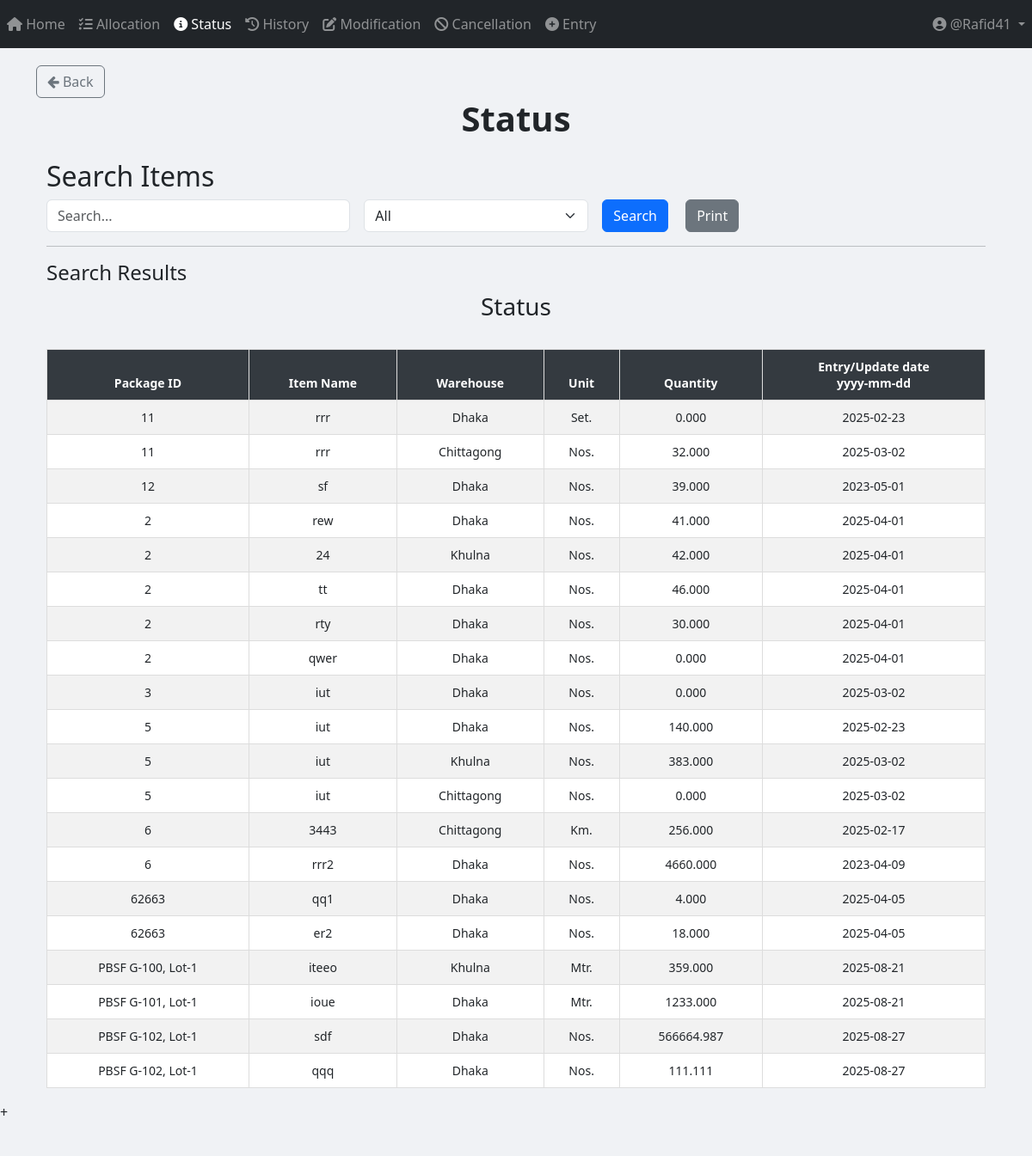
/status/ (signed in, upper part), run on an earlier commit of the app's database.
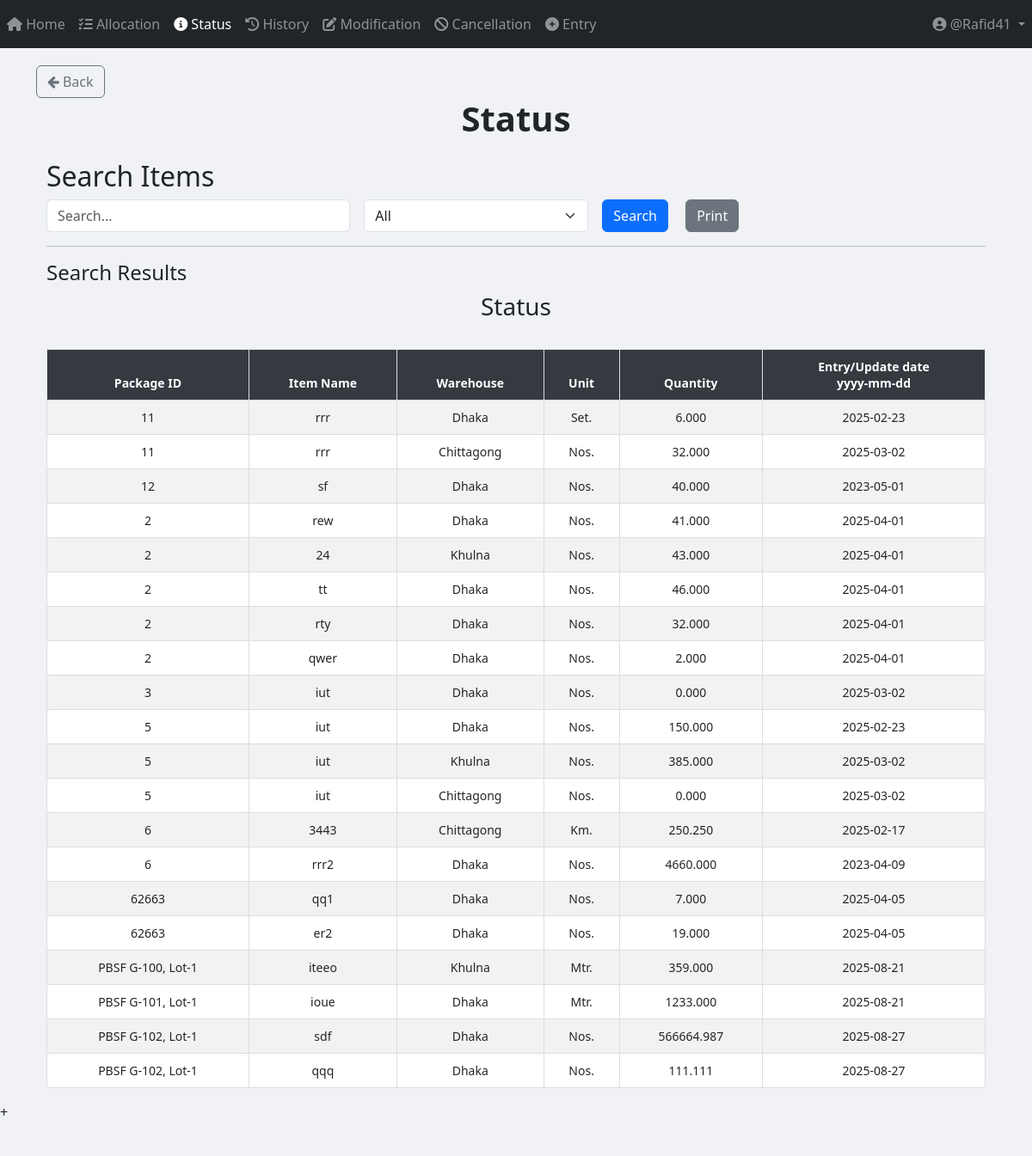
And on a later commit of the database.
### App_Entry/models.py (models this page shows, shortened)
class Item(models.Model):
    WAREHOUSE_CHOICES = [
        ("Dhaka", "Dhaka"),
        ("Khulna", "Khulna"),
        ("Chittagong", "Chittagong"),
    ]
    UNIT_CHOICES = [
        ("Nos.", "Nos."),
        ("Mtr.", "Mtr."),
        ("Km.", "Km."),
        ("Set.", "Set."),
        ("Pair.", "Pair."),
    ]
    name = models.CharField(max_length=255)
    description = models.TextField(blank=True, null=True)
    warehouse = models.CharField(
        max_length=50, choices=WAREHOUSE_CHOICES, default="Dhaka"
    )
    unit_of_item = models.CharField(
        max_length=10, choices=UNIT_CHOICES, default="Nos."
    )  # Updated field
    unit_price = models.DecimalField(max_digits=15, decimal_places=2, default=0.00)
    quantity_of_item = models.DecimalField(
        max_digits=20,
        decimal_places=3,
        default=0.00
    )
    package = models.ForeignKey(
        Package,
        on_delete=models.SET_NULL,
        related_name="package_of_item",
        null=True,
    )
    created_at = models.DateTimeField(default=timezone.now)

class Package(models.Model):
    packageId = models.TextField(unique=True)

### App_Status/views.py (the view, shortened to what this page needs)
# urls.py: path("", views.status_page, name="status_page"),
def status_page(request):
    query = request.GET.get("query", "").strip()  # Strip leading/trailing whitespaces from query input
    filter_by = request.GET.get("filter_by", "All")
    date_filter = request.GET.get("date", "")
    items = Item.objects.all()
    if filter_by == "Entry/Update date" and date_filter:
        try:
            date_obj = datetime.strptime(date_filter, "%Y-%m-%d")
            items = items.filter(created_at__date=date_obj.date())
        except ValueError:
            pass  # If the date format is invalid, ignore the filter
    items = items.order_by("package__packageId")
    return render(
        request,
        "App_Status/status.html",
        {
            "items": items,
            "query": query,
            "filter_by": filter_by,
            "date_filter": date_filter,
        },
    )

### templates/App_Status/status.html (shortened to what this page needs)
{% extends 'base.html' %}
{% load crispy_forms_tags %}
{% load static %}
{% block body_block %}
<a href="{% url 'App_Home:home_page' %}" class="btn btn-outline-secondary">
    <i class="fa fa-arrow-left"></i> Back
</a>
<center><h1><b> Status </b></h1></center>
<div class="container mt-4">
    <h2>Search Items</h2>
    <form method="GET" action="{% url 'App_Status:status_page' %}" class="row g-3">
        <div class="col-md-4">
            <input type="text" name="query" id="searchQuery" class="form-control" placeholder="Search..." value="{{ query }}">
        </div>
        <div class="col-md-3">
            <select name="filter_by" id="filterDropdown" class="form-select" onchange="toggleInputFields()">
                <option value="All" {% if filter_by == "All" %}selected{% endif %}>All</option>
            </select>
        </div>
        <div class="col-md-2">
            <button type="submit" class="btn btn-primary me-3">Search</button>
            <button type="button" class="btn btn-secondary" onclick="printResults()">Print</button>
        </div>
    </form>
    <hr>
    <h4>Search Results</h4>
    <div id="printableArea" class="table-responsive">
        <h3 class="text-center">Status</h3>
        <br>
        <table class="table table-bordered table-striped table-hover">
            <thead class="table-dark sticky-top">
                <tr>
                    <th>Package ID</th>
                    <th>Item Name</th>
                    <th>Warehouse</th>
                    <th>Unit</th>
                    <th>Quantity</th>
                    <th>Entry/Update date <center>yyyy-mm-dd</center></th>
                </tr>
            </thead>
            <tbody>
                {% if items %}
                    {% for item in items %}
                    <tr>
                        <td>{{ item.package.packageId }}</td>
                        <td>{{ item.name }}</td>
                        <td>{{ item.warehouse }}</td>
                        <td>{{ item.unit_of_item }}</td>
                        <td>{{ item.quantity_of_item }}</td>
                        <td>{{ item.created_at | date:"Y-m-d" }}</td>
                    </tr>
                    {% endfor %}
                {% else %}
                    <tr>
                        <td colspan="7" class="text-center text-danger">No matching data found</td>
                    </tr>
                {% endif %}
            </tbody>
        </table>
    </div>
</div>
{% endblock %}

What changed in the data, as far as the page shows it:
changed Item "Set.": quantity_of_item "0.000" → "6.000"
changed Item "sf": quantity_of_item "39.000" → "40.000"
changed Item (number 5 of 20 on the later page): quantity_of_item "42.000" → "43.000"
changed Item "rty": quantity_of_item "30.000" → "32.000"
changed Item "qwer": quantity_of_item "0.000" → "2.000"
changed Item (number 10 of 20 on the later page): quantity_of_item "140.000" → "150.000"
changed Item (number 11 of 20 on the later page): quantity_of_item "383.000" → "385.000"
changed Item "Km.": quantity_of_item "256.000" → "250.250"
changed Item "qq1": quantity_of_item "4.000" → "7.000"
changed Item "er2": quantity_of_item "18.000" → "19.000"
